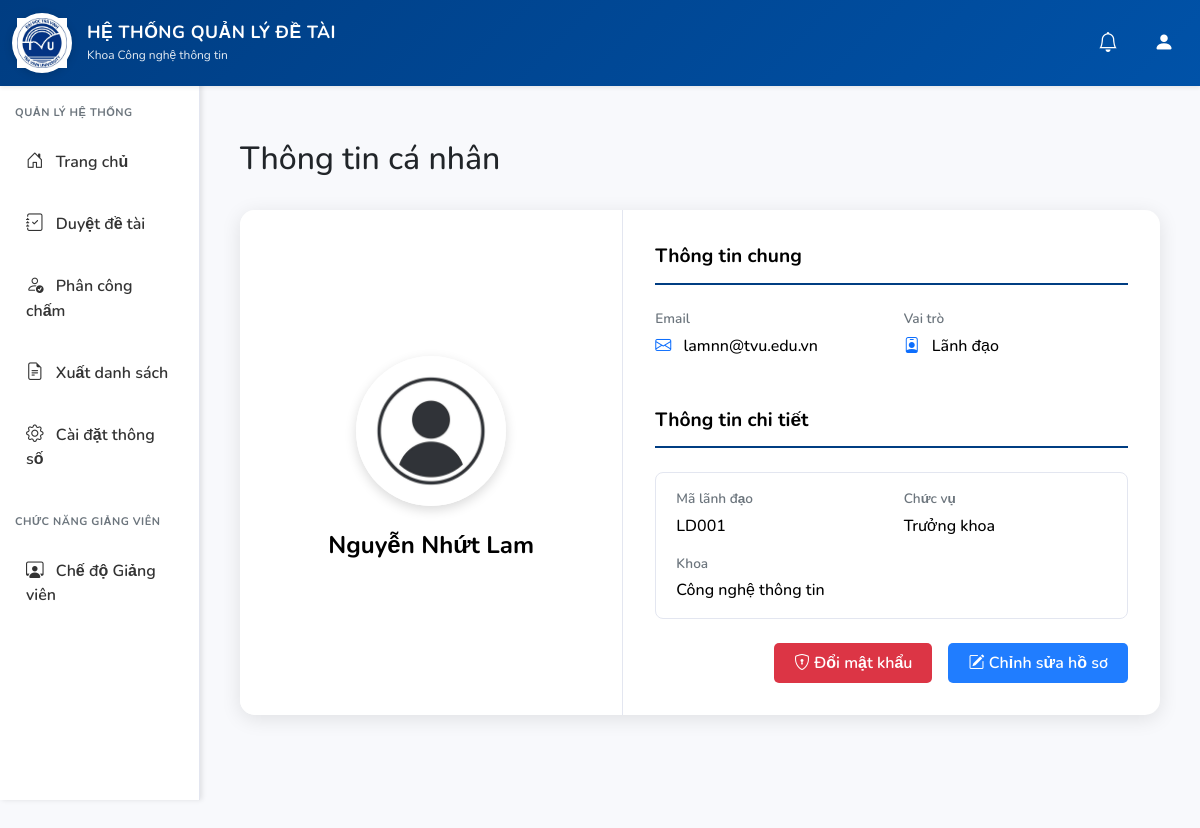
The page /profile.php (signed in) on the database its author committed.
### tables this page shows
CREATE TABLE `nguoi_dung` (
  `id` int(11) NOT NULL,
  `email` varchar(255) NOT NULL,
  `mat_khau` varchar(255) NOT NULL,
  `ho_ten` varchar(255) NOT NULL,
  `vai_tro_id` int(11) NOT NULL,
  `trang_thai` enum('active','inactive') DEFAULT 'active',
  `reset_token` varchar(255) DEFAULT NULL,
  `reset_token_expiry` datetime DEFAULT NULL,
  `created_at` timestamp NOT NULL DEFAULT current_timestamp(),
  `updated_at` timestamp NOT NULL DEFAULT current_timestamp() ON UPDATE current_timestamp()
);

CREATE TABLE `vai_tro` (
  `id` int(11) NOT NULL,
  `ma_vai_tro` varchar(50) NOT NULL,
  `ten_vai_tro` varchar(100) NOT NULL,
  `mo_ta` text DEFAULT NULL,
  `created_at` timestamp NOT NULL DEFAULT current_timestamp()
);

CREATE TABLE `lanh_dao` (
  `id` int(11) NOT NULL,
  `nguoi_dung_id` int(11) NOT NULL,
  `ma_lanh_dao` varchar(50) NOT NULL,
  `chuc_vu` varchar(255) DEFAULT NULL,
  `khoa` varchar(255) DEFAULT NULL,
  `so_dien_thoai` varchar(20) DEFAULT NULL,
  `created_at` timestamp NOT NULL DEFAULT current_timestamp()
);

### config/database.php (called while the page is built, shortened)
<?php
class Database
{
    private static $instance = null;
    private $conn;
    private function connect()
    {
        $dsn = "mysql:host=" . DB_HOST . ";port=" . DB_PORT . ";dbname=" . DB_NAME . ";charset=" . DB_CHARSET;
        $options = [
            PDO::ATTR_ERRMODE => PDO::ERRMODE_EXCEPTION,
            PDO::ATTR_DEFAULT_FETCH_MODE => PDO::FETCH_ASSOC,
            PDO::ATTR_EMULATE_PREPARES => false,
        ];
        try {
            $this->conn = new PDO($dsn, DB_USER, DB_PASS, $options);
            $this->conn->exec("SET NAMES utf8mb4");
        } catch (PDOException $e) {
            if (DB_USER !== 'root') {
                try {
                    $this->conn = new PDO($dsn, 'root', '', $options);
                    $this->conn->exec("SET NAMES utf8mb4");
                    return;
                } catch (PDOException $ex) {
                }
            }
            error_log("Database Connection Error: " . $e->getMessage());
            throw new Exception("Không thể kết nối đến database: " . $e->getMessage());
        } catch (Exception $e) {
            error_log("Database Error: " . $e->getMessage());
            throw new Exception("Lỗi database: " . $e->getMessage());
        }
    }
    public static function getInstance()
    {
        if (self::$instance === null) {
            self::$instance = new self();
        }
        return self::$instance;
    }
    public function getConnection()
    {
        if ($this->conn === null) {
            $this->connect();
        } else {
            try {
                $this->conn->query('SELECT 1');
            } catch (PDOException $e) {
                if (stripos($e->getMessage(), '2006') !== false || stripos($e->getMessage(), 'gone away') !== false) {
                    error_log("Database connection lost, reconnecting...");
                    $this->connect();
                } else {
                    throw new Exception("Lỗi kết nối database: " . $e->getMessage());
                }
            }
        }
        return $this->conn;
    }
}

### models/BaseModel.php (called while the page is built, shortened)
<?php
class BaseModel {
    protected $db;
    public function __construct() {
        $this->db = Database::getInstance()->getConnection();
    }
    public function queryOne($sql, $params = []) {
        $stmt = $this->db->prepare($sql);
        $stmt->execute($params);
        return $stmt->fetch();
    }
}

### helpers/functions.php (called while the page is built, shortened)
<?php
function isLoggedIn() {
    return isset($_SESSION['user_id']) && !empty($_SESSION['user_id']);
}
function getCurrentUser() {
    return [
        'id' => $_SESSION['user_id'] ?? null,
        'email' => $_SESSION['email'] ?? null,
        'ho_ten' => $_SESSION['ho_ten'] ?? null,
        'vai_tro' => $_SESSION['vai_tro'] ?? null,
        'vai_tro_id' => $_SESSION['vai_tro_id'] ?? null,
        'profile_id' => $_SESSION['profile_id'] ?? null,
    ];
}

### models/NguoiDungModel.php (called while the page is built, shortened)
<?php
require_once 'BaseModel.php';
class NguoiDungModel extends BaseModel {
    public function getUserFullInfo($userId) {
        $sql = "SELECT nd.*, vt.ma_vai_tro, vt.ten_vai_tro
                FROM nguoi_dung nd
                JOIN vai_tro vt ON nd.vai_tro_id = vt.id
                WHERE nd.id = :id";
        $user = $this->queryOne($sql, ['id' => $userId]);
        switch ($user['ma_vai_tro']) {
            case ROLE_LANH_DAO:
                $profile = $this->queryOne("SELECT * FROM lanh_dao WHERE nguoi_dung_id = :id", ['id' => $userId]);
                break;
        }
        $user['profile'] = $profile;
        return $user;
    }
}

### profile.php (the view, shortened to what this page needs)
<?php
$user = getCurrentUser();
$nguoiDungModel = new NguoiDungModel();
$userInfo = $nguoiDungModel->getUserFullInfo($user['id']);
include 'includes/header.php';
?>
<div class="container-fluid">
    <div class="row">
        <div class="col-md-2 sidebar">
            <nav class="nav flex-column">
                <?php
                $currentRole = $userInfo['ma_vai_tro'];
                $referer = $_SERVER['HTTP_REFERER'] ?? '';
                if (strpos($referer, '/giang_vien/') !== false || ($_GET['mode'] ?? '') === 'giang_vien') {
                    $currentRole = 'giang_vien';
                }
                elseif (strpos($referer, '/lanh_dao/') !== false || ($_GET['mode'] ?? '') === 'lanh_dao') {
                    $currentRole = 'lanh_dao';
                }
                elseif (strpos($referer, '/sinh_vien/') !== false || ($_GET['mode'] ?? '') === 'sinh_vien') {
                    $currentRole = 'sinh_vien';
                }
                else {
                    $currentRole = $_SESSION['vai_tro'] ?? $userInfo['ma_vai_tro'];
                }
                ?>
                <?php if ($currentRole === 'sinh_vien'): ?>
                    <a class="nav-link" href="sinh_vien/dashboard.php">
                        <i class="bi bi-house-door"></i> Trang chủ
                    </a>
                    <a class="nav-link" href="sinh_vien/danh_sach_de_tai.php">
                        <i class="bi bi-journal-text"></i> Đề tài có thể đăng ký
                    </a>
                    <a class="nav-link" href="sinh_vien/de_tai_cua_toi.php">
                        <i class="bi bi-bookmark-check"></i> Đề tài của tôi
                    </a>
                <?php elseif ($currentRole === 'lanh_dao'): ?>
                    <div class="nav-section-title">QUẢN LÝ HỆ THỐNG</div>
                    <a class="nav-link" href="lanh_dao/dashboard.php">
                        <i class="bi bi-house-door"></i> Trang chủ
                    </a>
                    <a class="nav-link" href="lanh_dao/duyet_de_tai.php">
                        <i class="bi bi-journal-check"></i> Duyệt đề tài
                    </a>
                    <a class="nav-link" href="lanh_dao/danh_sach_phan_cong.php">
                        <i class="bi bi-person-check"></i> Phân công chấm
                    </a>
                    <a class="nav-link" href="lanh_dao/xuat_bao_cao.php">
                        <i class="bi bi-file-earmark-text"></i> Xuất danh sách
                    </a>
                    <a class="nav-link" href="lanh_dao/cai_dat_thong_so.php">
                        <i class="bi bi-gear"></i> Cài đặt thông số
                    </a>
                    <div class="nav-section-title">CHỨC NĂNG GIẢNG VIÊN</div>
                    <a class="nav-link" href="giang_vien/dashboard.php">
                        <i class="bi bi-person-workspace"></i> Chế độ Giảng viên
                    </a>
                <?php endif; ?>
            </nav>
        </div>
        <div class="col-md-10 p-4">
<div class="profile-container">
    <div class="d-flex justify-content-between align-items-center mb-4">
        <h2>Thông tin cá nhân</h2>
    </div>
    <div class="profile-card">
        <div class="row g-0">
            <div class="col-md-5">
                <div class="profile-sidebar">
                    <div class="profile-avatar">
                        <img src="<?= BASE_URL ?>assets/images/hinh.png" alt="Avatar">
                    </div>
                    <div class="profile-name"><?= htmlspecialchars($userInfo['ho_ten']) ?></div>
                </div>
            </div>
            <div class="col-md-7">
                <div class="profile-content">
                    <div class="section-title">
                        Thông tin chung
                    </div>
                    <div class="row">
                        <div class="col-md-6">
                            <div class="info-group">
                                <div class="info-label">Email</div>
                                <div class="info-value">
                                    <i class="bi bi-envelope text-primary me-2"></i>
                                    <?= htmlspecialchars($userInfo['email']) ?>
                                </div>
                            </div>
                        </div>
                        <div class="col-md-6">
                            <div class="info-group">
                                <div class="info-label">Vai trò</div>
                                <div class="info-value">
                                    <i class="bi bi-person-badge text-primary me-2"></i>
                                    <?php
                                    $roleLabels = [
                                        'giang_vien' => 'Giảng viên',
                                        'sinh_vien' => 'Sinh viên',
                                        'lanh_dao' => 'Lãnh đạo'
                                    ];
                                    echo $roleLabels[$userInfo['ma_vai_tro']] ?? $userInfo['ma_vai_tro'];
                                    ?>
                                </div>
                            </div>
                        </div>
                    </div>
                    <?php if ($userInfo['profile']): ?>
                        <div class="section-title mt-4">
                            Thông tin chi tiết
                        </div>
                        <?php if ($userInfo['ma_vai_tro'] === 'giang_vien'): ?>
                            <div class="info-card">
                                <div class="row">
                                    <div class="col-md-6 mb-3">
                                        <div class="info-label">Mã giảng viên</div>
                                        <div class="info-value"><?= htmlspecialchars($userInfo['profile']['ma_giang_vien']) ?></div>
                                    </div>
                                    <div class="col-md-6 mb-3">
                                        <div class="info-label">Khoa</div>
                                        <div class="info-value"><?= htmlspecialchars($userInfo['profile']['khoa']) ?></div>
                                    </div>
                                    <div class="col-md-6">
                                        <div class="info-label">Chuyên môn</div>
                                        <div class="info-value"><?= htmlspecialchars($userInfo['profile']['chuyen_mon']) ?></div>
                                    </div>
                                    <?php if (!empty($userInfo['profile']['so_dien_thoai'])): ?>
                                        <div class="col-md-6">
                                            <div class="info-label">Số điện thoại</div>
                                            <div class="info-value">
                                                <?= htmlspecialchars($userInfo['profile']['so_dien_thoai']) ?>
                                            </div>
                                        </div>
                                    <?php endif; ?>
                                </div>
                            </div>
                        <?php elseif ($userInfo['ma_vai_tro'] === 'lanh_dao'): ?>
                            <div class="info-card">
                                <div class="row">
                                    <div class="col-md-6 mb-3">
                                        <div class="info-label">Mã lãnh đạo</div>
                                        <div class="info-value"><?= htmlspecialchars($userInfo['profile']['ma_lanh_dao']) ?></div>
                                    </div>
                                    <div class="col-md-6 mb-3">
                                        <div class="info-label">Chức vụ</div>
                                        <div class="info-value"><?= htmlspecialchars($userInfo['profile']['chuc_vu']) ?></div>
                                    </div>
                                    <div class="col-md-6">
                                        <div class="info-label">Khoa</div>
                                        <div class="info-value"><?= htmlspecialchars($userInfo['profile']['khoa']) ?></div>
                                    </div>
                                </div>
                            </div>
                        <?php endif; ?>
                    <?php endif; ?>
                    <div class="mt-4 d-flex justify-content-end gap-3">
                        <a href="change_password.php?mode=<?= $currentRole ?>" class="btn" style="background-color: #dc3545; color: white; border: none; text-decoration: none;">
                            <i class="bi bi-shield-lock"></i> Đổi mật khẩu
                        </a>
                        <a href="edit-profile.php?mode=<?= $currentRole ?>" class="btn" style="background-color: #207dffff; color: white; border: none; text-decoration: none;">
                            <i class="bi bi-pencil-square"></i> Chỉnh sửa hồ sơ
                        </a>
                    </div>
                </div>
            </div>
        </div>
    </div>
</div>
    </div>
</div>

### assets/css/style.css (style rules this page uses)
:root { --primary-color: #003d82; --secondary-color: #0052a8; --success-color: #1cc88a; --danger-color: #e74a3b; --warning-color: #f6c23e; --info-color: #36b9cc; --light-color: #f8f9fc; --dark-color: #5a5c69; }
body { font-family: 'Nunito', sans-serif; background-color: #f8f9fc; min-height: 100vh; display: flex; flex-direction: column; }
.sidebar { background: #ffffff; min-height: calc(100vh - 56px); padding: 1.5rem 0; box-shadow: 2px 0 5px rgba(0,0,0,0.1); border-right: 1px solid #e3e6f0; position: fixed; top: 56px; left: 0; width: 16.666667%; overflow-y: auto; z-index: 100; }
.sidebar .nav-link { color: #333333; padding: 0.75rem 1.5rem; margin: 0.25rem 0; border-left: 3px solid transparent; transition: all 0.3s ease; font-weight: 600; }
.sidebar .nav-link i { margin-right: 0.5rem; font-size: 1.1rem; color: #333333; }
.nav-section-title { font-size: 11px; font-weight: 700; color: #6c757d; text-transform: uppercase; letter-spacing: 0.5px; padding: 15px 15px 8px 15px; margin-top: 10px; }
.col-md-10.p-4 { margin-left: 16.666667%; }
.btn { font-weight: 600; border-radius: 5px; padding: 0.5rem 1.25rem; transition: all 0.3s ease; }

### includes/header.php (style rules this page uses)
.nav-link { border: 2px solid transparent !important; }
body { padding-top: 76px; }

### profile.php (style rules this page uses)
body { overflow: hidden; }
.profile-container { max-width: 1200px; margin: 0 auto; padding: 40px 1rem 2rem 1rem; height: calc(100vh - 80px); overflow: hidden; }
.profile-card { background: white; border-radius: 15px; box-shadow: 0 4px 20px rgba(0,0,0,0.1); overflow: hidden; }
.profile-sidebar { background: #ffffff; padding: 2rem; text-align: center; border-right: 1px solid #e3e6f0; display: flex; flex-direction: column; justify-content: center; align-items: center; min-height: 100%; }
.profile-avatar { width: 150px; height: 150px; border-radius: 50%; margin: 0 auto 1.5rem; overflow: hidden; box-shadow: 0 4px 12px rgba(0,0,0,0.15); }
.profile-avatar img { width: 100%; height: 100%; object-fit: cover; }
.profile-name { font-size: 1.5rem; font-weight: 700; color: #000; margin-bottom: 0.5rem; word-wrap: break-word; line-height: 1.3; }
.profile-content { padding: 2rem; }
.section-title { font-size: 1.2rem; font-weight: 700; color: #000; margin-bottom: 1.5rem; padding-bottom: 0.75rem; border-bottom: 2px solid #003d82; }
.info-group { margin-bottom: 1.5rem; }
.info-label { font-size: 0.85rem; color: #6c757d; margin-bottom: 0.25rem; font-weight: 600; }
.info-value { font-size: 1rem; color: #000; font-weight: 500; }
.info-card { background: #ffffff; border-left: 4px solid #003d82; padding: 1rem 1.25rem; border-radius: 8px; margin-bottom: 1rem; border: 1px solid #e3e6f0; }

### rows shown on the page
nguoi_dung: ho_ten "Nguyễn Nhứt Lam", email "lamnn@tvu.edu.vn", vai_tro.ma_vai_tro "Lãnh đạo"
lanh_dao: ma_lanh_dao "LD001", chuc_vu "Trưởng khoa", khoa "Công nghệ thông tin"
